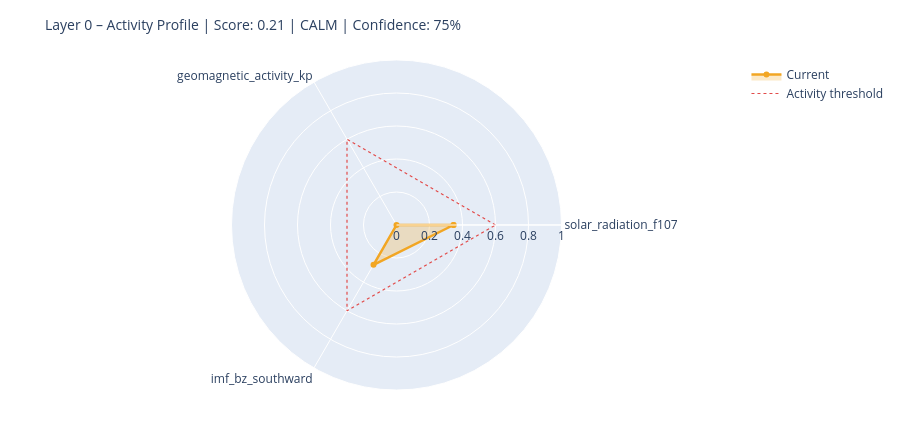

This figure's notebook cell:
### Markdown cell above
---
## 6. State Assessment & Handoff to Layer 1

### Code cell
# ============================================================
# STEP 1 – Collect raw values with source modes
# Mode: 'primary' | 'fallback_3h' | 'last_valid' | 'missing'
# ============================================================

def safe_last(df, col):
    if df is None or col not in df.columns: return None
    s = df[col].dropna()
    return float(s.iloc[-1]) if not s.empty else None

f107_now = safe_last(df_f107, 'f10.7')
bz_now   = safe_last(df_mag,  'bz_gsm')
kp_now   = safe_last(df_kp,   'kp')
sw_now   = safe_last(df_sw,   'speed')

source_modes = {
    'F10.7':    'primary'  if f107_now is not None else 'missing',
    'Kp':       'primary'  if kp_now   is not None else 'missing',
    'IMF_Bz':   'primary'  if bz_now   is not None else 'missing',
    'SW_speed': 'primary'  if sw_now   is not None else 'missing',
}

# Kp Fallback – 3h endpoint
if kp_now is None:
    try:
        r = requests.get(
            'https://services.swpc.noaa.gov/json/noaa-planetary-k-index.json',
            timeout=10)
        r.raise_for_status()
        fb = pd.DataFrame(r.json())
        tc = next((c for c in fb.columns if 'time' in c.lower()), fb.columns[0])
        kc = next((c for c in fb.columns if 'kp' in c.lower() and c != tc), None)
        if kc:
            fb[kc] = fb[kc].astype(str).str.extract(r'([0-9]+(?:\.[0-9]*)?)')[0]
            fb[kc] = pd.to_numeric(fb[kc], errors='coerce')
            fb = fb[fb[kc] >= 0].dropna(subset=[kc])
            if not fb.empty:
                kp_now = float(fb[kc].iloc[-1])
                source_modes['Kp'] = 'fallback_3h'
                print(f'  Kp fallback (3h): {kp_now:.1f}')
    except Exception as e:
        print(f'  Kp fallback failed: {e}')

# Solar Wind Fallback – last valid value
if sw_now is None and df_sw is not None and 'speed' in df_sw.columns:
    s = df_sw['speed'].dropna()
    if not s.empty:
        sw_now = float(s.iloc[-1])
        source_modes['SW_speed'] = 'last_valid'
        print(f'  SW fallback (last_valid): {sw_now:.0f} km/s')

print()
print('Source modes:', source_modes)

# ============================================================
# STEP 2 – Score from available components only
# ============================================================

def norm(v, lo, hi):
    if v is None: return None
    return max(0.0, min(1.0, (v - lo) / (hi - lo)))

COMPONENTS = {
    'solar_radiation_f107':    (f107_now, norm(f107_now, 60, 250)),
    'geomagnetic_activity_kp': (kp_now,   norm(kp_now,   0,   9)),
    'imf_bz_southward':        (bz_now,   norm(-(bz_now or 0) if bz_now else None, -5, 30)
                                           if bz_now is not None else None),
    'solar_wind_speed':        (sw_now,   norm(sw_now, 300, 800)),
}

available   = {k: v[1] for k, v in COMPONENTS.items() if v[1] is not None}
unavailable = [k for k, v in COMPONENTS.items() if v[1] is None]

layer0_score = round(sum(available.values()) / len(available), 4) if available else None
confidence   = round(len(available) / len(COMPONENTS), 2)

level = ('unknown'  if layer0_score is None
         else 'calm'     if layer0_score < 0.3
         else 'moderate' if layer0_score < 0.6
         else 'active')

# ============================================================
# STEP 3 – Dominant Driver
# ============================================================

def dominant_driver(kp, f107, bz, sw):
    candidates = []
    if kp   is not None and kp   >= 4:   candidates.append(('geomagnetic',    kp / 9))
    if sw   is not None and sw   >= 500:  candidates.append(('solar_wind',     sw / 800))
    if bz   is not None and bz   <= -5:   candidates.append(('imf_southward',  abs(bz) / 30))
    if f107 is not None and f107 >= 150:  candidates.append(('solar_radiation',f107 / 250))
    return max(candidates, key=lambda x: x[1])[0] if candidates else 'none'

driver = dominant_driver(kp_now, f107_now, bz_now, sw_now)

# ============================================================
# STEP 4 – Downstream expectations
# ============================================================

def downstream_expectation(driver, score, kp, bz, f107):
    exp = {
        'magnetosphere':        'calm',
        'ionosphere':           'calm',
        'schumann_resonance':   'unchanged',
        'lithosphere_currents': 'low',
    }
    if driver == 'geomagnetic' or (kp and kp >= 5):
        exp['magnetosphere']        = 'compressed / storm'
        exp['ionosphere']           = 'elevated disturbance (TEC variability)'
        exp['schumann_resonance']   = 'elevated amplitude possible'
        exp['lithosphere_currents'] = 'elevated induction currents'
    elif driver == 'imf_southward' or (bz and bz <= -5):
        exp['magnetosphere']        = 'energy coupling active'
        exp['ionosphere']           = 'elevated electron density possible'
        exp['schumann_resonance']   = 'slight modulation possible'
    elif driver == 'solar_radiation' or (f107 and f107 >= 150):
        exp['ionosphere']           = 'elevated ionization (F-layer)'
        exp['schumann_resonance']   = 'slightly elevated background activity'
    return exp

downstream = downstream_expectation(driver, layer0_score, kp_now, bz_now, f107_now)

# ============================================================
# CONSOLE OUTPUT
# ============================================================

W = 58
print('=' * W)
print('LAYER 0 – STATE ASSESSMENT')
print('=' * W)
for name, (raw_v, score_v) in COMPONENTS.items():
    if score_v is not None:
        bar = '█' * int(score_v * 20) + '░' * (20 - int(score_v * 20))
        print(f'  {name:<35}  {bar}  {score_v:.2f}')
    else:
        print(f'  {name:<35}  {"─" * 20}  n/a')
print('-' * W)
print(f'  Score ({len(available)}/{len(COMPONENTS)} components):  {layer0_score:.3f}')
print(f'  Confidence:         {confidence:.0%}')
print(f'  Level:              {level.upper()}')
print(f'  Dominant Driver:    {driver}')

# Radar chart
cats = list(available.keys())
vals = list(available.values())
if len(cats) >= 3:
    fig = go.Figure()
    fig.add_trace(go.Scatterpolar(
        r=vals + [vals[0]], theta=cats + [cats[0]],
        fill='toself', fillcolor='rgba(242,166,35,0.25)',
        line=dict(color='#F2A623', width=2.5), name='Current'
    ))
    fig.add_trace(go.Scatterpolar(
        r=[0.6] * (len(cats) + 1), theta=cats + [cats[0]],
        line=dict(color='#E24B4A', dash='dot', width=1.2),
        mode='lines', name='Activity threshold'
    ))
    fig.update_layout(
        title=dict(text=f'Layer 0 – Activity Profile | Score: {layer0_score:.2f} | {level.upper()} | Confidence: {confidence:.0%}',
                   font=dict(size=14)),
        polar=dict(radialaxis=dict(visible=True, range=[0, 1])),
        height=430, showlegend=True,
        margin=dict(l=60, r=60, t=60, b=40)
    )
    fig.show()

### Figure 1 — Plotly figure (JSON) as saved in the notebook; plotly's stock layout.template omitted (floating-point values rounded to 4 significant figures)
{"data": [{"fill": "toself", "fillcolor": "rgba(242,166,35,0.25)", "line": {"color": "#F2A623", "width": 2.5}, "name": "Current", "r": [0.3457, 0.0, 0.2786, 0.3457], "theta": ["solar_radiation_f107", "geomagnetic_activity_kp", "imf_bz_southward", "solar_radiation_f107"], "type": "scatterpolar"}, {"line": {"color": "#E24B4A", "dash": "dot", "width": 1.2}, "mode": "lines", "name": "Activity threshold", "r": [0.6, 0.6, 0.6, 0.6], "theta": ["solar_radiation_f107", "geomagnetic_activity_kp", "imf_bz_southward", "solar_radiation_f107"], "type": "scatterpolar"}], "layout": {"height": 430, "margin": {"b": 40, "l": 60, "r": 60, "t": 60}, "polar": {"radialaxis": {"range": [0, 1], "visible": true}}, "showlegend": true, "title": {"font": {"size": 14}, "text": "Layer 0 – Activity Profile | Score: 0.21 | CALM | Confidence: 75%"}}}
